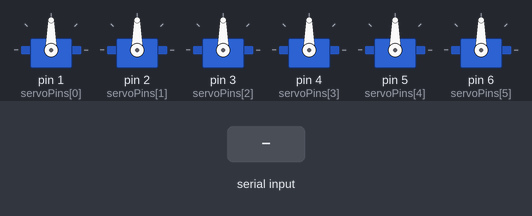
Bench run of a sketch on a simulated Arduino Uno, built with avr-gcc and run on an emulated ATmega328P. Shown: 6 × servo. Inputs (shaded band) come from the test bench.

Above: at 1.2 s.
1.3 s: "90,45\n" received over Serial
At 1.9 s:
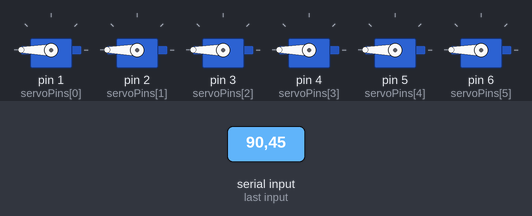
2.8 s: byte 10 ('\n') received over Serial
At 4.0 s:
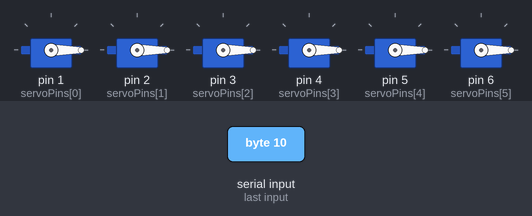
4.3 s: "5\n" received over Serial
At 5.2 s:
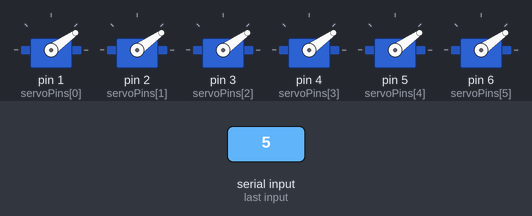
5.8 s: "30,150\n" received over Serial
At 6.6 s:
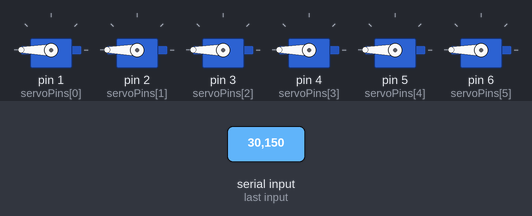
7.3 s: "200\n" received over Serial
At 7.6 s:
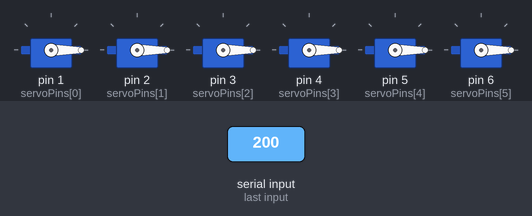
Timing chart, 0 to 9.8 s (numbered marks = the images above; inputs shaded):
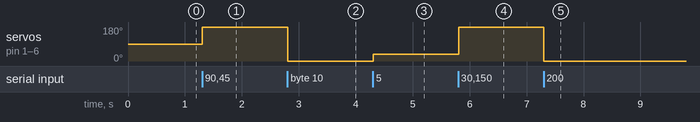

The sketch:

arduinocode.ino
```cpp
 #include <Servo.h>

Servo servos[6];
const int servoPins[6] = {1, 2, 3, 4, 5, 6}; // Base, Thumb, Index, Middle, Ring, Pinky

String inputString = "";
float fingerPositions[6] = {0, 0, 0, 0, 0, 0};

void setup() {
  Serial.begin(9600);
  for (int i = 0; i < 6; i++) {
    servos[i].attach(servoPins[i]);
    servos[i].write(90); // Center position
  }
}

void loop() {
  while (Serial.available()) {
    char inChar = (char)Serial.read();
    if (inChar == '\n') {
      parseAndMove(inputString);
      inputString = "";
    } else {
      inputString += inChar;
    }
  }
}

void parseAndMove(String data) {
  int idx = 0;
  int lastIndex = 0;
  for (int i = 0; i < 6; i++) {
    idx = data.indexOf(',', lastIndex);
    String valueStr;
    if (idx == -1 && i == 5) {
      valueStr = data.substring(lastIndex);
    } else {
      valueStr = data.substring(lastIndex, idx);
      lastIndex = idx + 1;
    }
    fingerPositions[i] = valueStr.toFloat();
    // Map 0.0-1.0 to servo angle (e.g., 0-180)
    int angle = map(fingerPositions[i] * 100, 0, 100, 0, 180);
    servos[i].write(angle);
  }
}
```

Measured:
- after the input at 1.3 s, servo on pin 1 (servoPins[0]), servo on pin 2 (servoPins[1]), servo on pin 3 (servoPins[2]), servo on pin 4 (servoPins[3]), servo on pin 5 (servoPins[4]), servo on pin 6 (servoPins[5]): 90° → 180° at once
- after the input at 2.8 s, servo on pin 1 (servoPins[0]), servo on pin 2 (servoPins[1]), servo on pin 3 (servoPins[2]), servo on pin 4 (servoPins[3]), servo on pin 5 (servoPins[4]), servo on pin 6 (servoPins[5]): 180° → 0° at once
- after the input at 4.3 s, servo on pin 1 (servoPins[0]), servo on pin 2 (servoPins[1]), servo on pin 3 (servoPins[2]), servo on pin 4 (servoPins[3]), servo on pin 5 (servoPins[4]), servo on pin 6 (servoPins[5]): 0° → 35° at once
- after the input at 5.8 s, servo on pin 1 (servoPins[0]), servo on pin 2 (servoPins[1]), servo on pin 3 (servoPins[2]), servo on pin 4 (servoPins[3]), servo on pin 5 (servoPins[4]), servo on pin 6 (servoPins[5]): 35° → 180° at once
- after the input at 7.3 s, servo on pin 1 (servoPins[0]), servo on pin 2 (servoPins[1]), servo on pin 3 (servoPins[2]), servo on pin 4 (servoPins[3]), servo on pin 5 (servoPins[4]), servo on pin 6 (servoPins[5]): 180° → 0° at once
